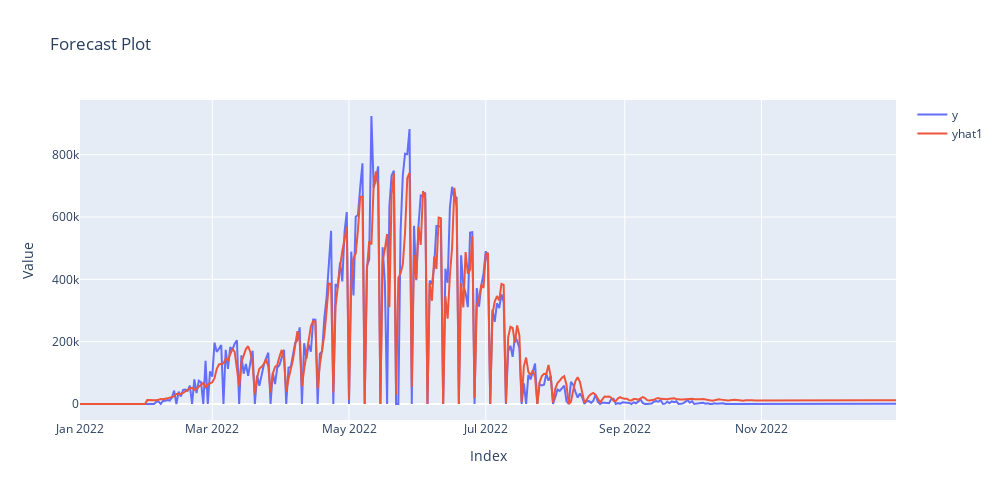

Here is the notebook cell this chart was saved with:
### Code cell
import plotly.graph_objs as go

# Assume 'forecast' is your pandas DataFrame with columns 'y' and 'yhat1'
trace_y = go.Scatter(x=df_test.index, y=df_test['y'], mode='lines', name='y')
trace_yhat1 = go.Scatter(x=df_test.index, y=df_test['Prediction'], mode='lines', name='yhat1')

new = [trace_y, trace_yhat1]

layout = go.Layout(
    title='Forecast Plot',
    xaxis=dict(title='Index'),
    yaxis=dict(title='Value'),
    width=1000,
    height=500,
)

fig = go.Figure(data=new, layout=layout)
fig.show()

### Figure 1 — Plotly figure (JSON) as saved in the notebook; plotly's stock layout.template omitted (floating-point values rounded to 4 significant figures; data arrays with more than 128 entries replaced by an {"elided": "..."} marker saying what was removed)
{"data": [{"mode": "lines", "name": "y", "type": "scatter", "x": {"elided": "365 str values"}, "y": {"elided": "365 int values"}}, {"mode": "lines", "name": "yhat1", "type": "scatter", "x": {"elided": "365 str values"}, "y": {"elided": "365 int values"}}], "layout": {"height": 500, "title": {"text": "Forecast Plot"}, "width": 1000, "xaxis": {"title": {"text": "Index"}}, "yaxis": {"title": {"text": "Value"}}}}
